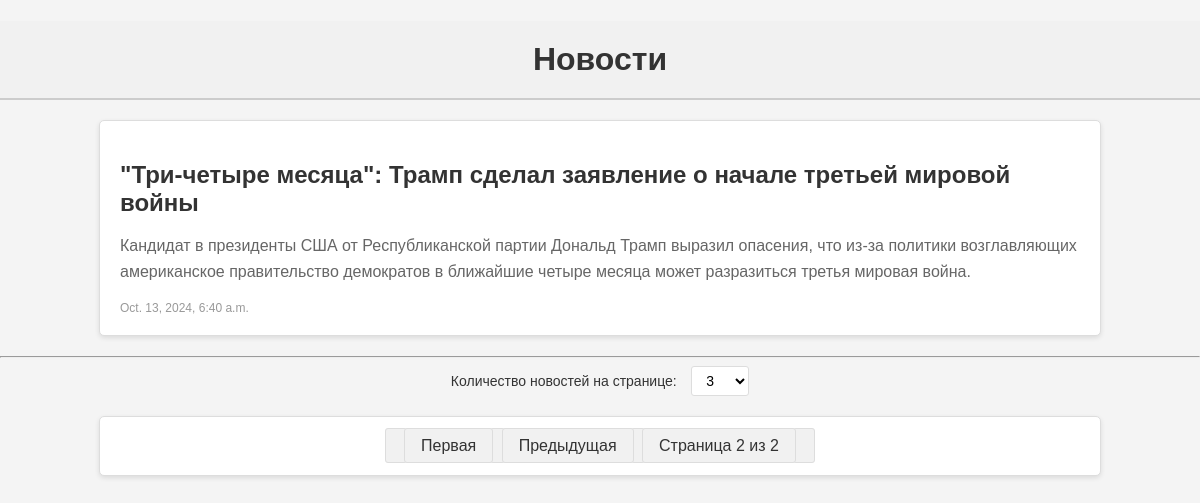
The page /news/?page=2&per_page=3 on the database its author committed.
### task1/models.py (models this page shows)
class News(models.Model):
    title = models.CharField(max_length=100)
    content = models.TextField()
    date_time = models.DateTimeField(auto_now_add=True)

### task1/views.py (the view)
# urls.py: path('news/', newsedge),
def newsedge(request):
    per_page = request.GET.get('per_page', 3)
    news = News.objects.all().order_by('-date_time')
    paginator = Paginator(news, 3)
    page_number = request.GET.get('page')
    page_object = paginator.get_page(page_number)
    context = {
        'page_object': page_object,
        'per_page': per_page
    }
    return render(request, 'newsedge.html', context)

### template/newsedge.html (shortened to what this page needs)
<!DOCTYPE html>
<html lang="en">
<head>
    {% load static %}
    <link rel="stylesheet" href="{% static 'paginatorProject/styles.css' %}">
</head>
<body>
    <h1>Новости</h1>
    {% for news in page_object %}
        <div>
            <h2>{{ news.title }}</h2>
            <p>{{ news.content }}</p>
            <small>{{ news.date_time }}</small>
        </div>
        <hr>
    {% endfor %}
    <form method="GET" id="per_page_form">
        <label for="per_page">Количество новостей на странице:</label>
        <select name="per_page" id="per_page" onchange="document.getElementById('per_page_form').submit();">
            <option value="3" {% if per_page == '3' %}selected{% endif %}>3</option>
        </select>
    </form>
    <div class="pagination">
        <span class="step-links">
            {% if page_object.has_previous %}
                <a href="?page=1&per_page={{ per_page }}">Первая</a>
                <a href="?page={{ page_object.previous_page_number }}&per_page={{ per_page }}">Предыдущая</a>
            {% endif %}
            <span>Страница {{ page_object.number }} из {{ page_object.paginator.num_pages }}</span>
        </span>
    </div>
</body>
</html>

### static/styles.css (style rules this page uses)
body { font-family: Arial, sans-serif; margin: 0; padding: 0; background-color: #f4f4f4; }
h1 { color: #333; text-align: center; padding: 20px 0; margin-bottom: 10px; background-color: #f1f1f1; border-bottom: 2px solid #ccc; }
div { background-color: white; margin: 20px auto; padding: 20px; border: 1px solid #ddd; border-radius: 5px; width: 80%; box-shadow: 0px 2px 5px rgba(0, 0, 0, 0.1); }
h2 { color: #333; margin-bottom: 10px; }
p { font-size: 16px; line-height: 1.6; color: #666; }
small { display: block; margin-top: 10px; font-size: 12px; color: #999; }
.pagination { text-align: center; margin-top: 20px; margin-bottom: 40px; }
.pagination a, .pagination span { padding: 8px 16px; margin: 2px; text-decoration: none; background-color: #f1f1f1; color: #333; border: 1px solid #ddd; border-radius: 3px; }
form { text-align: center; margin-bottom: 20px; }
label { font-size: 14px; color: #333; margin-right: 10px; }
select { padding: 5px 10px; font-size: 14px; border-radius: 3px; border: 1px solid #ddd; background-color: #fff; }

### rows shown on the page
News: title "\"Три-четыре месяца\": Трамп сделал заявление о начале третьей мировой войны", content "Кандидат в президенты США от Республиканской партии Дональд Трамп выразил опасения, что из-за политики возглавляющих американское правительство демократов в ближайшие четыре месяца может разразиться третья мировая война.", date_time "Oct. 13, 2024, 6:40 a.m."

### other values the page prints
{{ page_object.number }} "2"
{{ page_object.paginator.num_pages }} "2"
